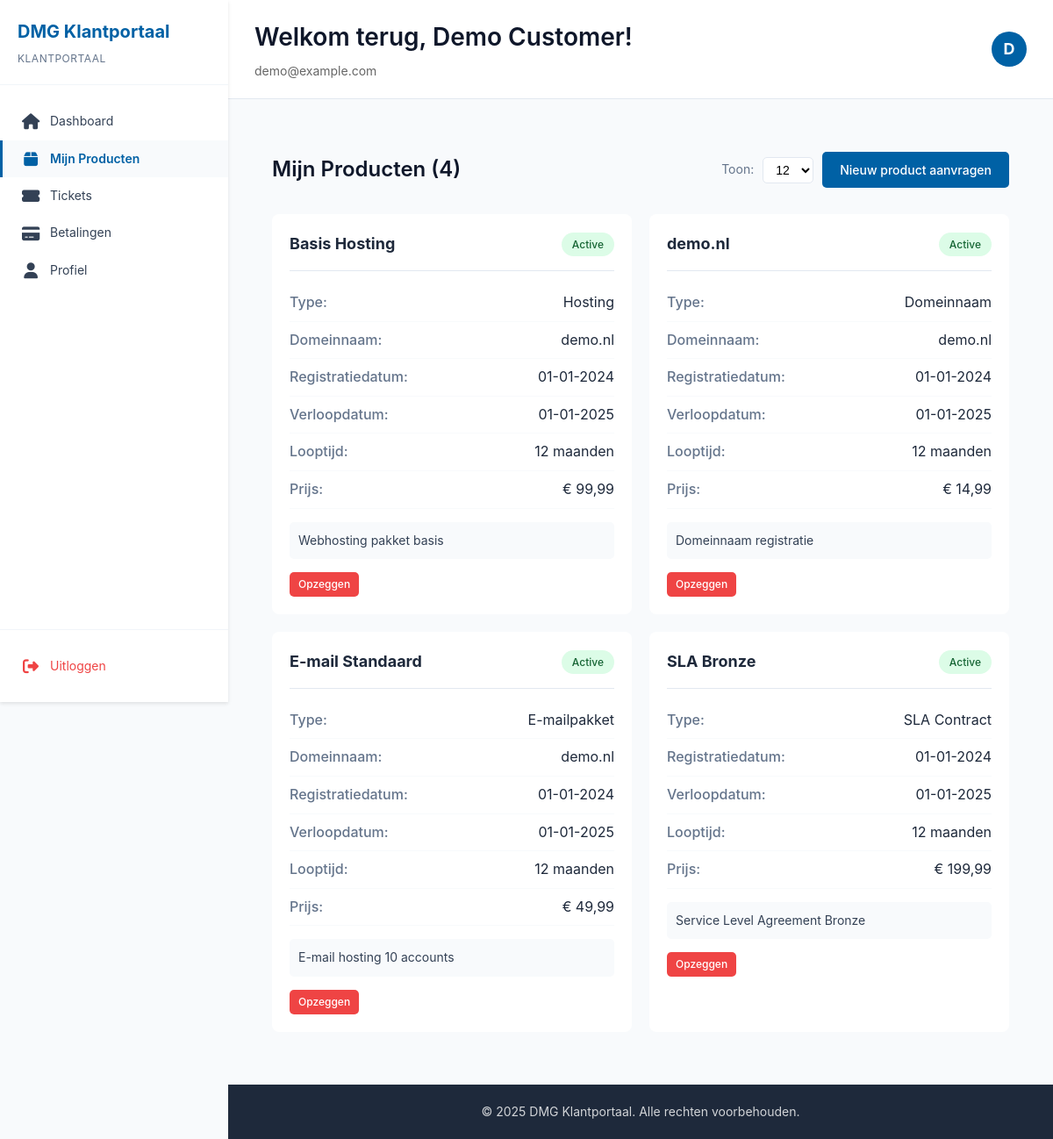
/views/customer/products.php (signed in), run on the app's committed database.
### tables this page shows
CREATE TABLE products (
    id INT AUTO_INCREMENT PRIMARY KEY,
    user_id INT NOT NULL,
    product_type_id INT NOT NULL,
    name VARCHAR(255) NOT NULL,
    description TEXT,
    domain_name VARCHAR(255),
    registration_date DATE NOT NULL,
    expiry_date DATE NOT NULL,
    duration_months INT DEFAULT 12,
    price DECIMAL(10, 2) NOT NULL,
    status ENUM('active', 'expired', 'cancelled', 'pending') NOT NULL DEFAULT 'active',
    created_at TIMESTAMP DEFAULT CURRENT_TIMESTAMP,
    updated_at TIMESTAMP DEFAULT CURRENT_TIMESTAMP ON UPDATE CURRENT_TIMESTAMP,
    FOREIGN KEY (user_id) REFERENCES users(id) ON DELETE CASCADE,
    FOREIGN KEY (product_type_id) REFERENCES product_types(id),
    INDEX idx_user_id (user_id),
    INDEX idx_status (status),
    INDEX idx_expiry_date (expiry_date)
);

CREATE TABLE product_types (
    id INT AUTO_INCREMENT PRIMARY KEY,
    name VARCHAR(100) NOT NULL,
    description TEXT,
    default_duration_months INT DEFAULT 12,
    created_at TIMESTAMP DEFAULT CURRENT_TIMESTAMP
);

### src/classes/Paginator.php (called while the page is built, shortened)
<?php
class Paginator {
    private $totalItems;
    private $itemsPerPage;
    private $offset;
    public function __construct($totalItems, $itemsPerPage = 10, $currentPage = 1) {
        $this->totalItems = max(0, (int)$totalItems);
        $this->itemsPerPage = max(1, (int)$itemsPerPage);
        $this->currentPage = max(1, (int)$currentPage);
        $this->totalPages = max(1, (int)ceil($this->totalItems / $this->itemsPerPage));
        $this->offset = ($this->currentPage - 1) * $this->itemsPerPage;
    }
    public function getLimitClause() {
        return "LIMIT {$this->itemsPerPage} OFFSET {$this->offset}";
    }
    public function getTotalItems() {
        return $this->totalItems;
    }
    public static function fromQuery($pdo, $countQuery, $countParams = [], $itemsPerPage = 10, $currentPage = 1) {
        $stmt = $pdo->prepare($countQuery);
        $stmt->execute($countParams);
        $totalItems = $stmt->fetchColumn();
        return new self($totalItems, $itemsPerPage, $currentPage);
    }
}

### src/controllers/customer/ProductsController.php (called while the page is built, shortened)
<?php
class CustomerProductsController
{
    private $db;
    private $userId;
    public function __construct($userId)
    {
        require_once __DIR__ . '/../../config/Database.php';
        require_once __DIR__ . '/../../classes/Paginator.php';
        $this->db = Database::getInstance()->getConnection();
        $this->userId = $userId;
    }
    public function index()
    {
        $data = [];
        $page = isset($_GET['page']) ? max(1, (int)$_GET['page']) : 1;
        $perPage = isset($_GET['per_page']) ? max(5, min(100, (int)$_GET['per_page'])) : 12;
        $countQuery = "SELECT COUNT(*) FROM products WHERE user_id = ?";
        $data['paginator'] = Paginator::fromQuery($this->db, $countQuery, [$this->userId], $perPage, $page);
        $stmt = $this->db->prepare("
            SELECT p.*, pt.name as type_name
            FROM products p
            LEFT JOIN product_types pt ON p.product_type_id = pt.id
            WHERE p.user_id = ?
            ORDER BY p.created_at DESC
            " . $data['paginator']->getLimitClause()
        );
        $stmt->execute([$this->userId]);
        $data['products'] = $stmt->fetchAll(PDO::FETCH_ASSOC);
        $data['perPage'] = $perPage;
        return $data;
    }
}

### src/config/database.php (called while the page is built, shortened)
<?php
class Database {
    private static $instance = null;
    private $connection;
    private function __construct() {
        $dsn = "mysql:host=" . DB_HOST . ";dbname=" . DB_NAME . ";charset=" . DB_CHARSET;
        $options = [
            PDO::ATTR_ERRMODE            => PDO::ERRMODE_EXCEPTION,
            PDO::ATTR_DEFAULT_FETCH_MODE => PDO::FETCH_ASSOC,
            PDO::ATTR_EMULATE_PREPARES   => false,
        ];
        try {
            $this->connection = new PDO($dsn, DB_USER, DB_PASSWORD, $options);
        } catch (PDOException $e) {
            throw new Exception("Connection failed: " . $e->getMessage());
        }
    }
    public static function getInstance() {
        if (self::$instance === null) {
            self::$instance = new self();
        }
        return self::$instance;
    }
    public function getConnection() {
        return $this->connection;
    }
}

### src/classes/Auth.php (called while the page is built, shortened)
<?php
class Auth {
    public function getCurrentUserId() {
        return isset($_SESSION['user_id']) ? $_SESSION['user_id'] : null;
    }
}

### src/views/customer/products.php (the view, shortened to what this page needs)
<?php
require_once __DIR__ . '/../../config/Database.php';
require_once __DIR__ . '/../../classes/Auth.php';
require_once __DIR__ . '/../../controllers/customer/ProductsController.php';
$auth = new Auth();
$auth->requireCustomer();
$userId = $auth->getCurrentUserId();
$controller = new CustomerProductsController($userId);
$data = $controller->index();
extract($data);
?>
<?php include __DIR__ . '/../../includes/header.php'; ?>
<div class="container">
    <div class="page-header">
        <h1>Mijn Producten (<?php echo $paginator->getTotalItems(); ?>)</h1>
        <div class="flex-gap-center">
            <div class="per-page-selector">
                <label>Toon:</label>
                <select onchange="window.location.href='?per_page='+this.value+'&page=1'">
                    <option value="12" <?php echo $perPage == 12 ? 'selected' : ''; ?>>12</option>
                </select>
            </div>
            <a href="/views/customer/request-product.php" class="btn btn-primary">Nieuw product aanvragen</a>
        </div>
    </div>
    <?php if (empty($products)): ?>
        <div class="alert alert-info">
            U heeft momenteel geen producten. Klik op "Nieuw product aanvragen" om een product aan te vragen.
        </div>
    <?php else: ?>
        <div class="products-grid" id="productsContainer">
            <?php foreach ($products as $product): ?>
                <div class="product-card">
                    <div class="product-header">
                        <h3><?php echo htmlspecialchars($product['name']); ?></h3>
                        <span class="badge badge-<?php echo $product['status']; ?>">
                            <?php echo ucfirst($product['status']); ?>
                        </span>
                    </div>
                    <div class="product-details">
                        <div class="detail-row">
                            <span class="label">Type:</span>
                            <span class="value"><?php echo htmlspecialchars($product['type_name']); ?></span>
                        </div>
                        <?php if ($product['domain_name']): ?>
                            <div class="detail-row">
                                <span class="label">Domeinnaam:</span>
                                <span class="value"><?php echo htmlspecialchars($product['domain_name']); ?></span>
                            </div>
                        <?php endif; ?>
                        <div class="detail-row">
                            <span class="label">Registratiedatum:</span>
                            <span class="value"><?php echo date('d-m-Y', strtotime($product['registration_date'])); ?></span>
                        </div>
                        <div class="detail-row">
                            <span class="label">Verloopdatum:</span>
                            <span class="value"><?php echo date('d-m-Y', strtotime($product['expiry_date'])); ?></span>
                        </div>
                        <div class="detail-row">
                            <span class="label">Looptijd:</span>
                            <span class="value"><?php echo $product['duration_months']; ?> maanden</span>
                        </div>
                        <div class="detail-row">
                            <span class="label">Prijs:</span>
                            <span class="value">€ <?php echo number_format($product['price'], 2, ',', '.'); ?></span>
                        </div>
                    </div>
                    <?php if ($product['description']): ?>
                        <div class="product-description">
                            <?php echo nl2br(htmlspecialchars($product['description'])); ?>
                        </div>
                    <?php endif; ?>
                    <?php if ($product['status'] === 'active'): ?>
                        <div class="product-actions">
                            <a href="/views/customer/cancel-product.php?id=<?php echo $product['id']; ?>"
                                class="btn btn-danger btn-sm">
                                Opzeggen
                            </a>
                        </div>
                    <?php endif; ?>
                </div>
            <?php endforeach; ?>
        </div>
    <?php endif; ?>
</div>
<?php include __DIR__ . '/../../includes/footer.php'; ?>

### data on the page
products: name "Basis Hosting", status "Active", product_type.name "Hosting", domain_name "demo.nl", registration_date "01-01-2024", expiry_date "01-01-2025", duration_months "12", price "99,99", description "Webhosting pakket basis"
products: name "demo.nl", status "Active", product_type.name "Domeinnaam", domain_name "demo.nl", registration_date "01-01-2024", expiry_date "01-01-2025", duration_months "12", price "14,99", description "Domeinnaam registratie"
products: name "E-mail Standaard", status "Active", product_type.name "E-mailpakket", domain_name "demo.nl", registration_date "01-01-2024", expiry_date "01-01-2025", duration_months "12", price "49,99", description "E-mail hosting 10 accounts"
products: name "SLA Bronze", status "Active", product_type.name "SLA Contract", registration_date "01-01-2024", expiry_date "01-01-2025", duration_months "12", price "199,99", description "Service Level Agreement Bronze"

### other printed values
APP_NAME "DMG Klantportaal"
$userName "Demo Customer"
$userEmail "demo@example.com"
substr($userName, 0, 1) "D"
$paginator->getTotalItems() "4"
